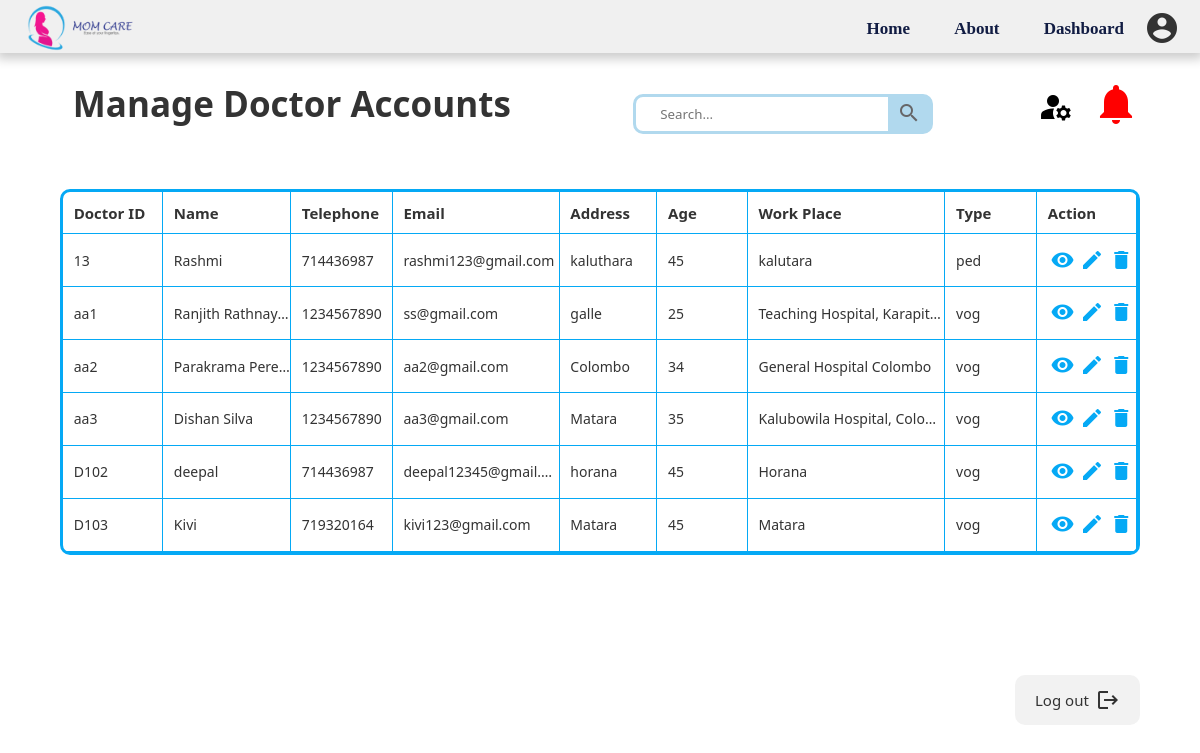
Screenshot of /View/Admin/admin-managedoctor.php (signed in) with the database file from the repository.
### tables this page shows
CREATE TABLE IF NOT EXISTS `doctor_details` (
  `doc_id` varchar(20) NOT NULL,
  `doc_name` varchar(255) NOT NULL,
  `doc_age` int NOT NULL,
  `doc_address` varchar(255) NOT NULL,
  `doc_DOB` date NOT NULL,
  `doc_email` varchar(255) NOT NULL,
  `doc_password` varchar(255) NOT NULL,
  `doc_tele` int NOT NULL,
  `doc_workplace` varchar(255) NOT NULL,
  `doc_type` enum('vog','ped','other') NOT NULL,
  PRIMARY KEY (`doc_id`)
);

### Config/admin-managedoctorprocess.php (called while the page is built)
<?php
require_once 'dbConnection.php';
$sql = "SELECT doc_id, doc_type, doc_name, doc_age, doc_address, doc_email, doc_tele, doc_workplace FROM doctor_details;";
$result = $con->query($sql);
?>

### View/Admin/admin-managedoctor.php (the view, shortened to what this page needs)
<?php
    include "../../Assets/Includes/header_admin.php";
    include "..\..\Config\admin-managedoctorprocess.php";
?>
<!DOCTYPE html>
<html lang="en">
<head>
    <link rel="stylesheet" href="..\..\Assets\css\style-common.css" type="text/css">
</head>
<body>
    <div class="a-container">
        <div class="a-content">
            <div class="a-container-n">
                <h1>Manage Doctor Accounts</h1>
                <form class="ma-searchbar" action="/action_page.php" style="margin:auto;max-width:300px">
                    <input type="text" placeholder="Search..." name="search">
                    <button type="submit"><i class="material-icons">search</i></button>
                </form>
                <div class="a-container-m">
                <div class="a-dropdown"><div class="a-manage-icon"><i class="material-icons" alt="manage accounts">manage_accounts</i>
            </div>
            </div>
                <a href = "admin-notification.php"><i class="material-icons" alt="notification icon">notifications</i></a>
                </div></div>
            <div class="ma-table">
            <table>
                <tr>
                    <th>Doctor ID</th>
                    <th>Name</th>
                    <th>Telephone</th>
                    <th>Email</th>
                    <th>Address</th>
                    <th>Age</th>
                    <th>Work Place</th>
                    <th>Type</th>
                    <th>Action</th>
                </tr>
                <?php
                if ($result->num_rows>0){
                    while($row = $result->fetch_assoc()){
                        $id = $row['doc_id'];
                        $name = $row['doc_name'];
                        $type = $row['doc_type'];
                        $work = $row['doc_workplace'];
                        $age = $row['doc_age'];
                        $address = $row['doc_address'];
                        $email = $row['doc_email'];
                        $tel = $row['doc_tele'];
                $output = '<tr>';
                $output .= "<td>$id</td>";
                $output .= "<td>$name</td>";
                $output .= "<td>$tel</td>";
                $output .= "<td>$email</td>";
                $output .= "<td>$address</td>";
                $output .= "<td>$age</td>";
                $output .= "<td>$work</td>";
                $output .= "<td>$type</td>";
                $output .= '<td><div class="ma-actions">
                            <a href = "#"><div class="ma-img-action"><i class="material-icons" alt="view icon">visibility</i></div></a>
                            <a href = "admin-updatedoctor.php?id=';
                $output .=$id;
                $output .='"><div class="ma-img-action"><i class="material-icons" alt="edit icon">edit</i></div></a>
                            <a href = "..\..\Config\admin-deletedoctorprocess.php?status=delete&id=';
                $output .=$id;
                $output .='"><div class="ma-img-action"><i class="material-icons" alt="delete icon">delete</i></div></a>
                        </div>
                    </td>';
                echo "$output";
                    }
                }
                ?>
            </table>
            </div>
        </div>
        <div class="a-content-2">
            <a href = "..\..\Config\admin-logout.php"><button>
                <div class="a-btn-text"><h6>Log out</h6></div>
                <i class="material-icons" alt="logout">logout</i>
            </button></a>
        </div>
    </div>
</body>
</html>

### Assets/css/style-common.css (style rules this page uses)
body { padding: 0; margin: 0; font-family: RobotoLight; font-size: 16px; color: #333333; background-color: #ffffff; }
h1 { text-align: center; margin-bottom: 20px; }
.a-container { position: absolute; right: 0; width: 100%; height: 100%; background-color: white; }
a { text-decoration: none; }
.a-content { position: relative; margin-top: 5%; min-height: 75%; }
.a-container-n { padding-top: 20px; display: flex; justify-content: space-between; }
.a-container-m { margin-right: 5%; display: flex; }
.a-container-m .material-icons { font-size: 48px; color: red; }
.a-manage-icon .material-icons { font-size: 36px; color: black; padding-top: 25%; margin-left: -50%; }
.a-content-2 { width:95%; display: flex; justify-content: space-between; padding-top: 15px; }
.a-content-2 button { padding: 10px 20px; border-style: none; border-radius: 10px; display: flex; justify-content: space-between; align-items: center; width: 125px; height: 50px; opacity: 0.8; margin-right: 5%; cursor: pointer; }
.a-container-n h1 { text-indent: 0.8rem; font-weight: 600; font-size: 35px; margin-left: 5%; }
.a-btn-text h6 { font-size: 15px; text-decoration: none; font-weight: 500; }
.a-dropdown { position: relative; display: inline-block; }
.ma-table { max-width: 90%; background-color: white; margin-left: 5%; margin-right: 5%; margin-top: 3.5%; position: absolute; border: 3.5px solid #05a9f5; border-radius: 10px; }
.ma-table table { width: 100%; border-collapse: collapse; }
.ma-table th { font-size: 15px; padding-bottom: 1%; padding-top: 2%; }
.ma-table td { font-size: 14px; }
.ma-table th, .ma-table td { padding: 1% 0% 1% 1%; text-align: left; border-bottom: 1px solid #05a9f5; border-right: 1px solid #05a9f5; width: 10%; white-space: nowrap; overflow: hidden; text-overflow: ellipsis; max-width: 200px; }
.ma-actions { display: flex; align-items: center; justify-content: space-around; }
.ma-actions a .material-icons { font-size: 24px; margin-top: 10%; color: #05a9f5; }
.ma-searchbar { display: flex; width: 350rem; height: 5vh; background-color: white; border: 3px solid rgb(177, 217, 238); border-radius: 10px; outline-style: none; }
.ma-searchbar button { border-style: none; background-color: rgb(177, 217, 238); width: 15%; }
.ma-searchbar button .material-icons { font-size: 24px; padding: 5%; color: #666668; }
.ma-searchbar input { border-style: none; outline-style: none; padding: 15px; width: 85%; margin-left: 3%; }

### Assets/Includes/header_admin.php (style rules this page uses)
body { margin: 0%; font-family: system-ui, -apple-system, BlinkMacSystemFont, 'Segoe UI', Roboto, Oxygen, Ubuntu, Cantarell, 'Open Sans', 'Helvetica Neue', sans-serif; }

### View/Admin/admin-managedoctor.php (style rules this page uses)
* { margin: 0; padding: 0; box-sizing: border-box; font-family: system-ui, -apple-system, BlinkMacSystemFont, 'Segoe UI', Roboto, Oxygen, Ubuntu, Cantarell, 'Open Sans', 'Helvetica Neue', sans-serif; }

### rows the page displays
doctor_details: doc_id "13", doc_name "Rashmi", doc_tele "714436987", doc_email "rashmi123@gmail.com", doc_address "kaluthara", doc_age "45", doc_workplace "kalutara", doc_type "ped"
doctor_details: doc_id "aa1", doc_name "Ranjith Rathnay…", doc_tele "1234567890", doc_email "ss@gmail.com", doc_address "galle", doc_age "25", doc_workplace "Teaching Hospital, Karapiti…", doc_type "vog"
doctor_details: doc_id "aa2", doc_name "Parakrama Pere…", doc_tele "1234567890", doc_email "aa2@gmail.com", doc_address "Colombo", doc_age "34", doc_workplace "General Hospital Colombo", doc_type "vog"
doctor_details: doc_id "aa3", doc_name "Dishan Silva", doc_tele "1234567890", doc_email "aa3@gmail.com", doc_address "Matara", doc_age "35", doc_workplace "Kalubowila Hospital, Colo…", doc_type "vog"
doctor_details: doc_id "D102", doc_name "deepal", doc_tele "714436987", doc_email "deepal12345@gmail.c…", doc_address "horana", doc_age "45", doc_workplace "Horana", doc_type "vog"
doctor_details: doc_id "D103", doc_name "Kivi", doc_tele "719320164", doc_email "kivi123@gmail.com", doc_address "Matara", doc_age "45", doc_workplace "Matara", doc_type "vog"
